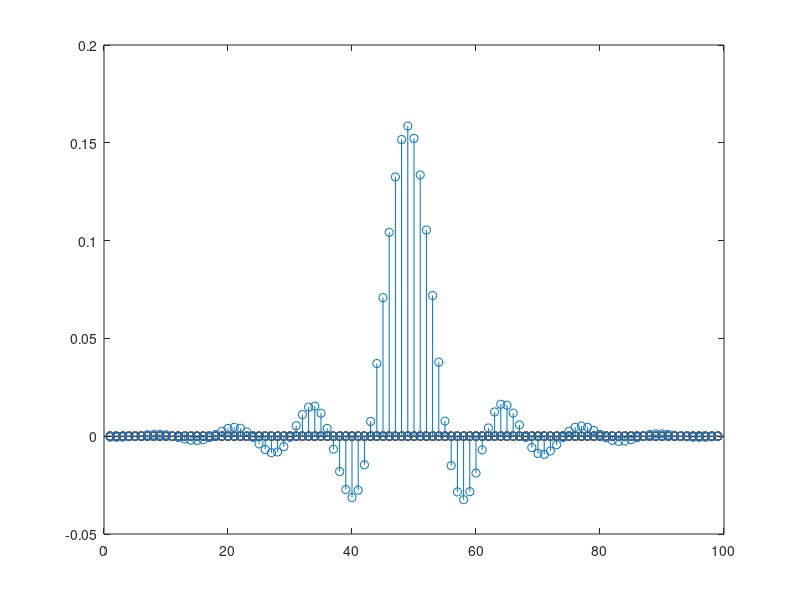
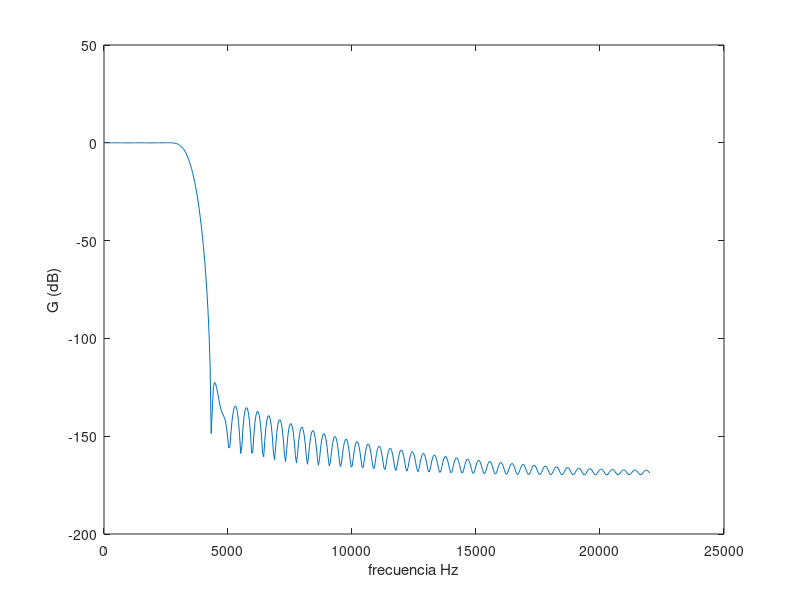

Write MATLAB code to recreate these figures, in order.
clear all
close all
clc
%frecuencias en herts
fsample = 44100; 
fcorte  = 3500; % fcorte es el promedio entre fpass y fstop
fpass = 3000;
fstop = 4000;
BT =1000;         %Banda de transicion

%Frecuencias digitales 
FDcorte = fcorte/(fsample/2);
FDBT = BT/(fsample/2); 
FDpass = fpass/(fsample/2);
FDstop = fstop/(fsample/2); 

%numero de taps
Mi = 99; 

%--- generacion de funcion sinc(x)
filtro = zeros(Mi);

for n=1:Mi
  hsinc(n)=FDcorte*sinc(FDcorte*(n-((Mi-1)/2))); %genero funcion sinc
end

vent1=hamming(Mi); 


for i=1 : Mi
    filtro(i) = hsinc(i) * vent1(i);
end
K=1000;
H = fft(filtro,K); %respuesta en frecuencia
figure('Name','respuesta al impulso','NumberTitle','off')
stem(filtro);

%Paso a frecuencia digital
Y = zeros((K/2),1);
X = zeros((K/2),1);

for i=1 : ((K/2)-1)
    Y(i,1) = H(i);
end

for i=1 : ((K/2)-1)
    X(i,1) = i/(K/2);
end

%Grafico superposicion de pasabajos y pasa altos
figure('Name','filtro pasa bajo','NumberTitle','off')
plot( X*(fsample/2), 20*log(abs(Y)));
ylabel('G (dB)')
xlabel('frecuencia Hz')
 

